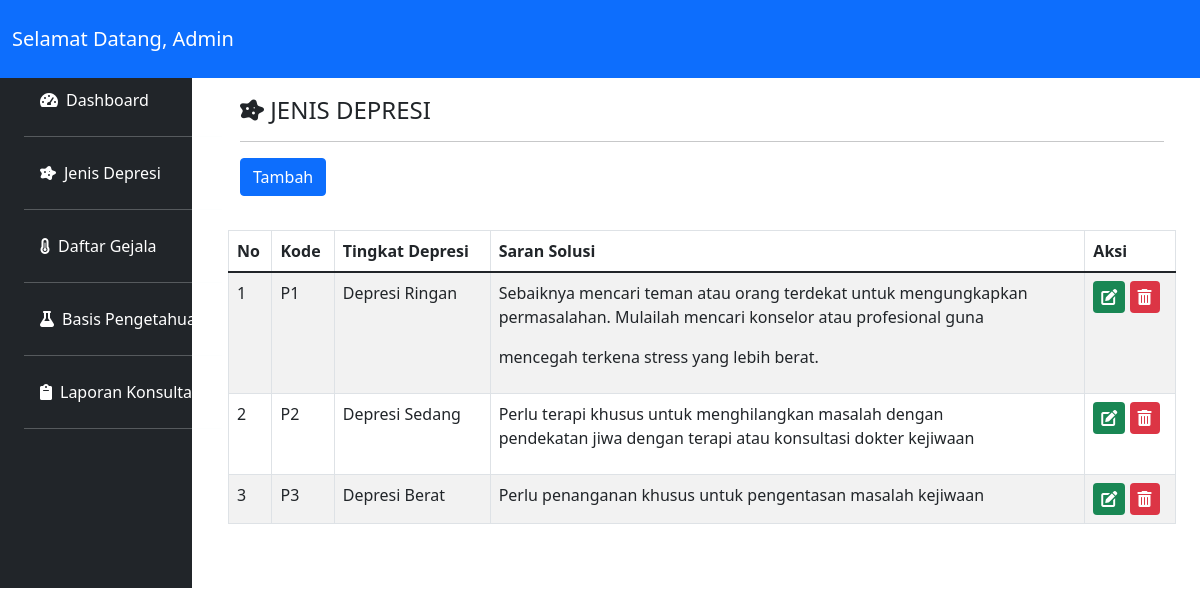
Page /jenisdepresi.php on the committed database.
### tables this page shows
CREATE TABLE `tb_penyakit` (
  `id` int(11) NOT NULL,
  `kode_penyakit` varchar(3) NOT NULL,
  `nama_penyakit` varchar(15) NOT NULL,
  `solusi` text NOT NULL
);

### jenisdepresi.php (the view, shortened to what this page needs)
<?php
    include('koneksi.php');
?>
<!doctype html>
<html lang="en">
  <head>
    <link rel="stylesheet" type="text/css" href="css/bootstrap.min.css">
    <link rel="stylesheet" type="text/css" href="css/style.css">
    <link rel="stylesheet" type="text/css" href="fontawesome/css/all.min.css">
  </head>
  <body>
  <nav class="navbar navbar-expand-lg navbar-dark bg-primary fixed-top">
  <div class="container-fluid">
    <a class="navbar-brand" href="#">Selamat Datang, Admin</a>
    <div class="icon">
        <a href="logout.php"><button type="button" class="btn btn-primary" id="myBtn" style="margin-left: 1000px;"><i class="fas fa-sign-out-alt"></i> Logout</button>
    </div>
  </div>
  </nav>
  <div class="row no-gutters mt-5 ">
  <div class="col-md-2 mt-2 pt-4 bg-dark">
        <ul class="nav flex-column ms-4 position-fixed">
            <li class="nav-item">
                <a class="nav-link text-white" href="dashboard.php"><i class="fas fa-tachometer-alt me-2"></i>Dashboard</a><hr class="bg-light">
            </li>
            <li class="nav-item">
                <a class="nav-link text-white" aria-current="page" href="jenisdepresi.php"><i class="fas fa-disease me-2"></i>Jenis Depresi</a><hr class="bg-light">
            </li>
            <li class="nav-item">
                <a class="nav-link text-white" href="daftargejala.php"><i class="fas fa-thermometer-three-quarters me-2"></i>Daftar Gejala</a><hr class="bg-light">
            </li>
            <li class="nav-item">
                <a class="nav-link text-white" href="basispengetahuan.php"><i class="fas fa-flask me-2"></i>Basis Pengetahuan</a><hr class="bg-light">
            </li>
            <li class="nav-item">
                <a class="nav-link text-white" href="laporankonsultasi.php"><i class="fa-solid fa-clipboard me-2"></i>Laporan Konsultasi</a><hr class="bg-light">
            </li>
        </ul>
      </div>
      <div class="col-md-10 p-5 pt-5">
          <h4><i class="fas fa-disease"></i> JENIS DEPRESI</h4><hr>
          <div class="row">
            <div class="col-md-2">
                <a href="tambahpenyakit.php" class="btn btn-primary">Tambah</a>
            </div>
          <br><br><br>
          <table class="table table-striped table-bordered">
              <thead>
                  <tr>
                      <th scope="col">No</th>
                      <th scope="col">Kode</th>
                      <th scope="col">Tingkat Depresi</th>
                      <th scope="col">Saran Solusi</th>
                      <th colspan="2" scope="col">Aksi</th>
                  </tr>
              </thead>
              <?php
              $queri = "SELECT * FROM tb_penyakit order by kode_penyakit";
              $hasil=mysqli_query ($konek_db,$queri);
              $id = 0;
              while ($data = mysqli_fetch_array ($hasil)){
                $id++;
                echo "
      			        <tr>
      			        <td>".$id."</td>
				        <td>".$data[1]."</td>
      			        <td>".$data[2]."</td>
      			        <td>".$data[3]."</td>
                        <td><a href=\"editpenyakit.php?id=".$data[1]."\"><i class='fas fa-edit bg-success text-white p-2 rounded' data-toggle='tooltip' title='edit'></i></a>"."  <a href=\"deletepenyakit.php?id=".$data[1]."\" onclick='return checkDelete()'><i class='fas fa-trash-alt bg-danger text-white p-2 rounded' data-toggle='tooltip' title='hapus'></i></a>"."</td>
        		        </tr>
          	        ";
		      }
              ?>
          </table>
      </div>
   </div>
  </body>
</html>

### css/style.css (style rules this page uses)
* { box-sizing: border-box; }
html, body { width: 100%; height: 100%; margin: 0px; padding: 0px; }

### rows in the picture
tb_penyakit: kode_penyakit "P1", nama_penyakit "Depresi Ringan", solusi "Sebaiknya mencari teman atau orang terdekat untuk mengungkapkan permasalahan. Mulailah mencari konselor atau profesional guna mencegah terkena stress yang lebih berat."
tb_penyakit: kode_penyakit "P2", nama_penyakit "Depresi Sedang", solusi "Perlu terapi khusus untuk menghilangkan masalah dengan pendekatan jiwa dengan terapi atau konsultasi dokter kejiwaan"
tb_penyakit: kode_penyakit "P3", nama_penyakit "Depresi Berat", solusi "Perlu penanganan khusus untuk pengentasan masalah kejiwaan"
